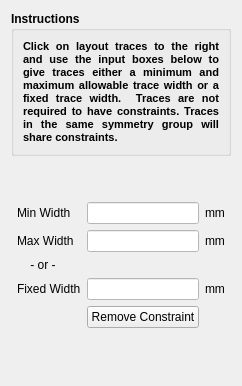
      <widget class="QWidget" name="page_10">
       <property name="geometry">
        <rect>
         <x>0</x>
         <y>0</y>
         <width>215</width>
         <height>386</height>
        </rect>
       </property>
       <attribute name="label">
        <string>Constraint Creation</string>
       </attribute>
       <layout class="QGridLayout" name="gridLayout_6">
        <item row="6" column="1">
         <widget class="QLabel" name="label_9">
          <property name="text">
           <string>Min Width</string>
          </property>
          <property name="buddy">
           <cstring>txt_minWidth</cstring>
          </property>
         </widget>
        </item>
        <item row="6" column="2">
         <widget class="QLineEdit" name="txt_minWidth">
          <property name="styleSheet">
           <string notr="true">background-color: rgb(255, 255, 255);</string>
          </property>
         </widget>
        </item>
        <item row="7" column="1">
         <widget class="QLabel" name="label_10">
          <property name="text">
           <string>Max Width</string>
          </property>
          <property name="buddy">
           <cstring>txt_maxWidth</cstring>
          </property>
         </widget>
        </item>
        <item row="7" column="2">
         <widget class="QLineEdit" name="txt_maxWidth">
          <property name="styleSheet">
           <string notr="true">background-color: rgb(255, 255, 255);</string>
          </property>
         </widget>
        </item>
        <item row="10" column="1">
         <widget class="QLabel" name="label_11">
          <property name="text">
           <string>Fixed Width</string>
          </property>
          <property name="buddy">
           <cstring>txt_fixedWidth</cstring>
          </property>
         </widget>
        </item>
        <item row="10" column="2">
         <widget class="QLineEdit" name="txt_fixedWidth">
          <property name="styleSheet">
           <string notr="true">background-color: rgb(255, 255, 255);</string>
          </property>
         </widget>
        </item>
        <item row="12" column="2">
         <spacer name="verticalSpacer">
          <property name="orientation">
           <enum>Qt::Vertical</enum>
          </property>
          <property name="sizeHint" stdset="0">
           <size>
            <width>20</width>
            <height>40</height>
           </size>
          </property>
         </spacer>
        </item>
        <item row="6" column="0">
         <spacer name="horizontalSpacer_5">
          <property name="orientation">
           <enum>Qt::Horizontal</enum>
          </property>
          <property name="sizeHint" stdset="0">
           <size>
            <width>40</width>
            <height>20</height>
           </size>
          </property>
         </spacer>
        </item>
        <item row="6" column="4">
         <spacer name="horizontalSpacer_6">
          <property name="orientation">
           <enum>Qt::Horizontal</enum>
          </property>
          <property name="sizeHint" stdset="0">
           <size>
            <width>40</width>
            <height>20</height>
           </size>
          </property>
         </spacer>
        </item>
        <item row="8" column="1" colspan="2">
         <widget class="QLabel" name="label_8">
          <property name="text">
           <string>    - or -</string>
          </property>
          <property name="alignment">
           <set>Qt::AlignLeading|Qt::AlignLeft|Qt::AlignVCenter</set>
          </property>
         </widget>
        </item>
        <item row="6" column="3">
         <widget class="QLabel" name="label_3">
          <property name="text">
           <string>mm</string>
          </property>
         </widget>
        </item>
        <item row="7" column="3">
         <widget class="QLabel" name="label_22">
          <property name="text">
           <string>mm</string>
          </property>
         </widget>
        </item>
        <item row="10" column="3">
         <widget class="QLabel" name="label_23">
          <property name="text">
           <string>mm</string>
          </property>
         </widget>
        </item>
        <item row="2" column="1">
         <spacer name="verticalSpacer_11">
          <property name="orientation">
           <enum>Qt::Vertical</enum>
          </property>
          <property name="sizeType">
           <enum>QSizePolicy::Fixed</enum>
          </property>
          <property name="sizeHint" stdset="0">
           <size>
            <width>20</width>
            <height>40</height>
           </size>
          </property>
         </spacer>
        </item>
        <item row="0" column="0" colspan="5">
         <widget class="QGroupBox" name="groupBox_2">
          <property name="minimumSize">
           <size>
            <width>0</width>
            <height>0</height>
           </size>
          </property>
          <property name="font">
           <font>
            <weight>75</weight>
            <bold>true</bold>
           </font>
          </property>
          <property name="title">
           <string>Instructions</string>
          </property>
          <layout class="QGridLayout" name="gridLayout_11">
           <item row="0" column="0">
            <widget class="QLabel" name="label_6">
             <property name="text">
              <string>&lt;!DOCTYPE HTML PUBLIC &quot;-//W3C//DTD HTML 4.0//EN&quot; &quot;http://www.w3.org/TR/REC-html40/strict.dtd&quot;&gt;
&lt;html&gt;&lt;head&gt;&lt;meta name=&quot;qrichtext&quot; content=&quot;1&quot; /&gt;&lt;style type=&quot;text/css&quot;&gt;
p, li { white-space: pre-wrap; }
&lt;/style&gt;&lt;/head&gt;&lt;body style=&quot; font-family:'MS Shell Dlg 2'; font-size:8.25pt; font-weight:600; font-style:normal;&quot;&gt;
&lt;p align=&quot;justify&quot; style=&quot; margin-top:0px; margin-bottom:0px; margin-left:0px; margin-right:0px; -qt-block-indent:0; text-indent:0px;&quot;&gt;&lt;span style=&quot; font-size:8pt;&quot;&gt;Click on layout traces to the right and use the input boxes below to give traces either a minimum and maximum allowable trace width or a fixed trace width.  Traces are not required to have constraints. Traces in the same symmetry group will share constraints.&lt;/span&gt;&lt;/p&gt;&lt;/body&gt;&lt;/html&gt;</string>
             </property>
             <property name="wordWrap">
              <bool>true</bool>
             </property>
            </widget>
           </item>
          </layout>
         </widget>
        </item>
        <item row="11" column="2">
         <widget class="QPushButton" name="btn_remove_constraint">
          <property name="text">
           <string>Remove Constraint</string>
          </property>
         </widget>
        </item>
       </layout>
      </widget>
